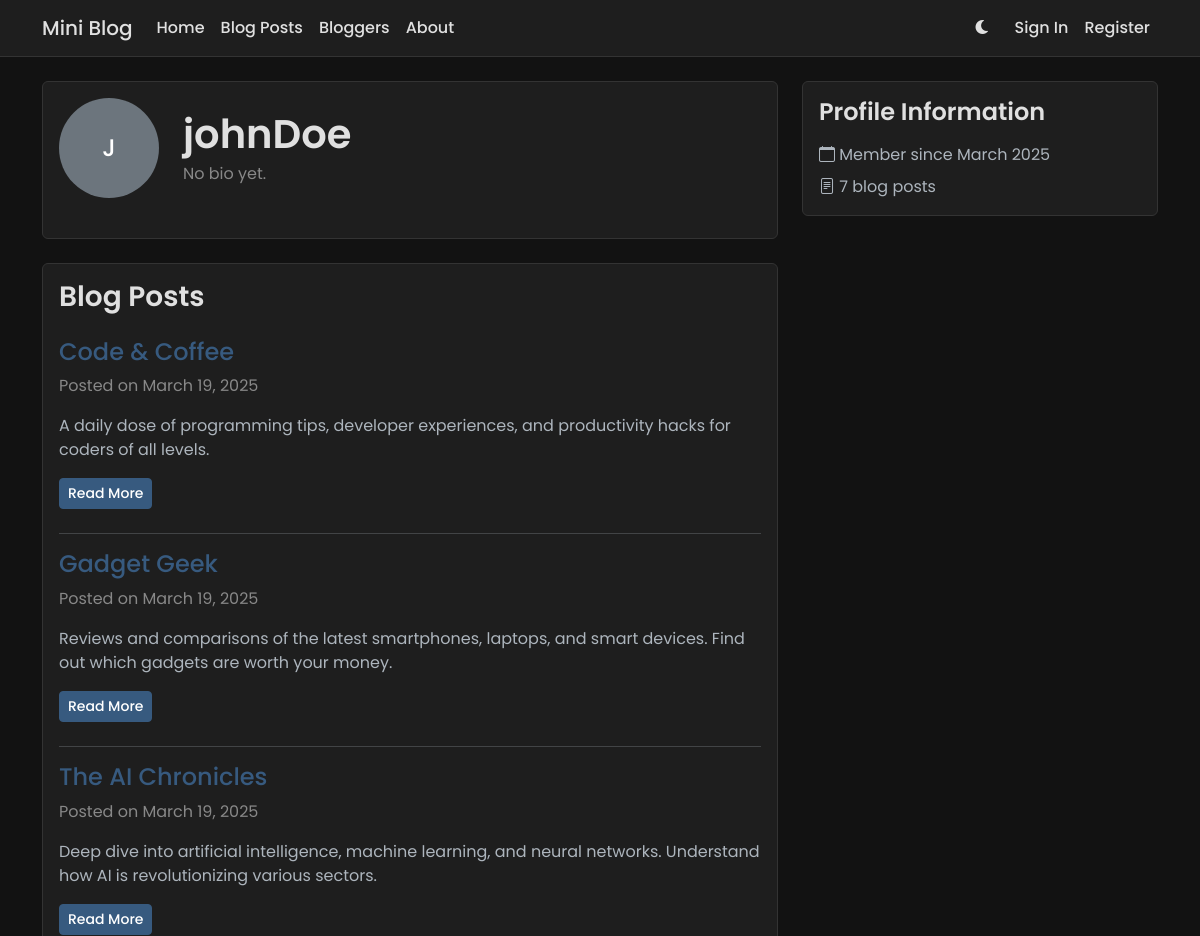
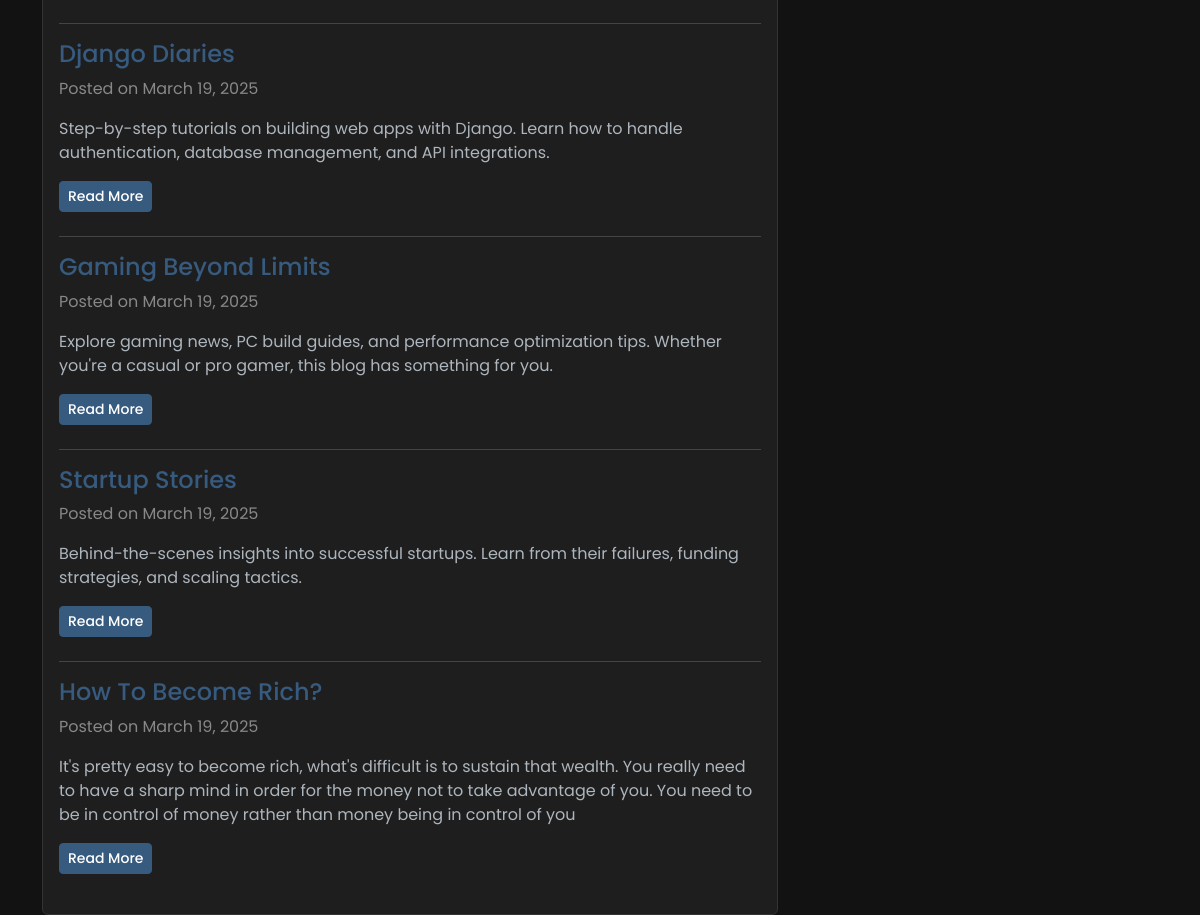
The page /blog/blogger/4/ on the database its author committed (2 pictures, top to bottom).
### app/models.py (models this page shows, shortened)
class User(AbstractUser):
    bio = models.TextField(max_length=500, blank=True)
    location = models.CharField(max_length=100, blank=True)
    website = models.URLField(max_length=200, blank=True)
    profile_picture = models.ImageField(upload_to='profile_pics/', null=True, blank=True)
    created_at = models.DateTimeField(auto_now_add=True)
    updated_at = models.DateTimeField(auto_now=True)

class BlogPost(models.Model):
    title = models.CharField(max_length=200)
    content = models.TextField()
    author = models.ForeignKey(User, on_delete=models.CASCADE, related_name='blog_posts')
    created_at = models.DateTimeField(auto_now_add=True)
    updated_at = models.DateTimeField(auto_now=True)
    class Meta:
        ordering = ['-created_at']

### app/views.py (the view)
# urls.py: path('blog/blogger/<int:author_id>/', views.blogger_detail, name='blogger_detail'),
def blogger_detail(request, author_id):
    author = get_object_or_404(User, id=author_id)
    blog_posts = BlogPost.objects.filter(author=author).order_by('-created_at')
    return render(request, 'blogger_detail.html', {
        'author': author,
        'blog_posts': blog_posts
    })

### app/templates/blogger_detail.html (shortened to what this page needs)
{% extends 'base.html' %}
{% block content %}
<div class="row">
    <div class="col-md-8">
        <div class="card mb-4">
            <div class="card-body">
                <div class="d-flex align-items-center mb-4">
                    <div class="position-relative">
                        {% if author.profile_picture %}
                            <div class="profile-picture-container">
                                <img src="{{ author.profile_picture.url }}" alt="{{ author.username }}'s profile"
                                     class="rounded-circle" style="width: 100px; height: 100px; object-fit: cover; cursor: pointer;"
                                     id="profilePicture">
                                {% if user == author %}
                                    <div class="profile-picture-overlay">
                                        <div class="overlay-content">
                                            <span>Change Profile Picture</span>
                                            <button class="btn btn-sm btn-danger mt-2 remove-profile-picture">Remove</button>
                                        </div>
                                    </div>
                                {% endif %}
                            </div>
                        {% else %}
                            <div class="profile-picture-container">
                                <div class="rounded-circle bg-secondary d-flex align-items-center justify-content-center"
                                     style="width: 100px; height: 100px; cursor: pointer;"
                                     id="profilePicture">
                                    <span class="text-white h4 mb-0">{{ author.username|first|upper }}</span>
                                </div>
                            </div>
                        {% endif %}
                    </div>
                    <div class="ms-4">
                        <h1 class="mb-1">{{ author.username }}</h1>
                        {% if author.bio %}
                            <p class="text-muted mb-0">{{ author.bio }}</p>
                        {% else %}
                            <p class="text-muted mb-0">No bio yet.</p>
                        {% endif %}
                    </div>
                </div>
            </div>
        </div>
        <div class="card">
            <div class="card-body">
                <h3 class="card-title mb-4">Blog Posts</h3>
                {% if blog_posts %}
                    {% for post in blog_posts %}
                        <article class="mb-4">
                            <h4>
                                <a href="{% url 'blog_detail' post.id %}" class="text-decoration-none">{{ post.title }}</a>
                            </h4>
                            <p class="text-muted">
                                Posted on {{ post.created_at|date:"F j, Y" }}
                            </p>
                            <p>{{ post.content|truncatewords:50 }}</p>
                            <a href="{% url 'blog_detail' post.id %}" class="btn btn-primary btn-sm">Read More</a>
                        </article>
                        {% if not forloop.last %}
                            <hr>
                        {% endif %}
                    {% endfor %}
                {% else %}
                    <p class="text-muted mb-0">No blog posts yet.</p>
                {% endif %}
            </div>
        </div>
    </div>
    <div class="col-md-4">
        <div class="card mb-4">
            <div class="card-body">
                <h3 class="card-title h4 mb-3">Profile Information</h3>
                <ul class="list-unstyled mb-0">
                    <li class="mb-2">
                        <i class="bi bi-calendar"></i> Member since {{ author.date_joined|date:"F Y" }}
                    </li>
                    <li>
                        <i class="bi bi-file-text"></i> {{ blog_posts.count }} blog posts
                    </li>
                </ul>
            </div>
        </div>
    </div>
</div>
{% endblock %}

### app/templates/base.html (style rules this page uses)
:root[data-bs-theme="dark"] { --bg-color: #121212; --text-color: #e0e0e0; --card-bg: #1e1e1e; --card-border: #333; --navbar-bg: #1e1e1e; --navbar-border: #333; --form-bg: #2d2d2d; --form-border: #444; --form-focus-border: #375a7f; --form-focus-shadow: rgba(55, 90, 127, 0.25); --toast-bg: #1e1e1e; --toast-border: #333; --toast-header-bg: #2d2d2d; --modal-bg: #1e1e1e; --modal-border: #333; --modal-header-bg: #2d2d2d; --modal-footer-bg: #2d2d2d; }
body { background-color: var(--bg-color); color: var(--text-color); font-family: 'Poppins', sans-serif; }
.card { background-color: var(--card-bg); border: 1px solid var(--card-border); font-family: 'Poppins', sans-serif; }
.card-title { color: var(--text-color); font-weight: 600; }
.text-muted { color: #888 !important; }
.btn-primary { background-color: #375a7f; border-color: #375a7f; font-weight: 500; }
a { color: #375a7f; text-decoration: none; font-weight: 500; }
h1, h2, h3, h4, h5, h6 { font-weight: 600; color: var(--text-color); }
.btn { font-weight: 500; }

### app/templates/blogger_detail.html (style rules this page uses)
.profile-picture-container { position: relative; width: 100px; height: 100px; }

### rows shown on the page
User: username|first "J", username "johnDoe", date_joined "March 2025"
BlogPost: title "Code & Coffee", created_at "March 19, 2025", content "A daily dose of programming tips, developer experiences, and productivity hacks for coders of all levels."
BlogPost: title "Gadget Geek", created_at "March 19, 2025", content "Reviews and comparisons of the latest smartphones, laptops, and smart devices. Find out which gadgets are worth your money."
BlogPost: title "The AI Chronicles", created_at "March 19, 2025", content "Deep dive into artificial intelligence, machine learning, and neural networks. Understand how AI is revolutionizing various sectors."
BlogPost: title "Django Diaries", created_at "March 19, 2025", content "Step-by-step tutorials on building web apps with Django. Learn how to handle authentication, database management, and API integrations."
BlogPost: title "Gaming Beyond Limits", created_at "March 19, 2025", content "Explore gaming news, PC build guides, and performance optimization tips. Whether you're a casual or pro gamer, this blog has something for you."
BlogPost: title "Startup Stories", created_at "March 19, 2025", content "Behind-the-scenes insights into successful startups. Learn from their failures, funding strategies, and scaling tactics."
BlogPost: title "How To Become Rich?", created_at "March 19, 2025", content "It's pretty easy to become rich, what's difficult is to sustain that wealth. You really need to have a sharp mind in order for the money not to take advantage of you. You need to be in control of money rather than money being in control of you"

### other values the page prints
{{ blog_posts.count }} "7"
